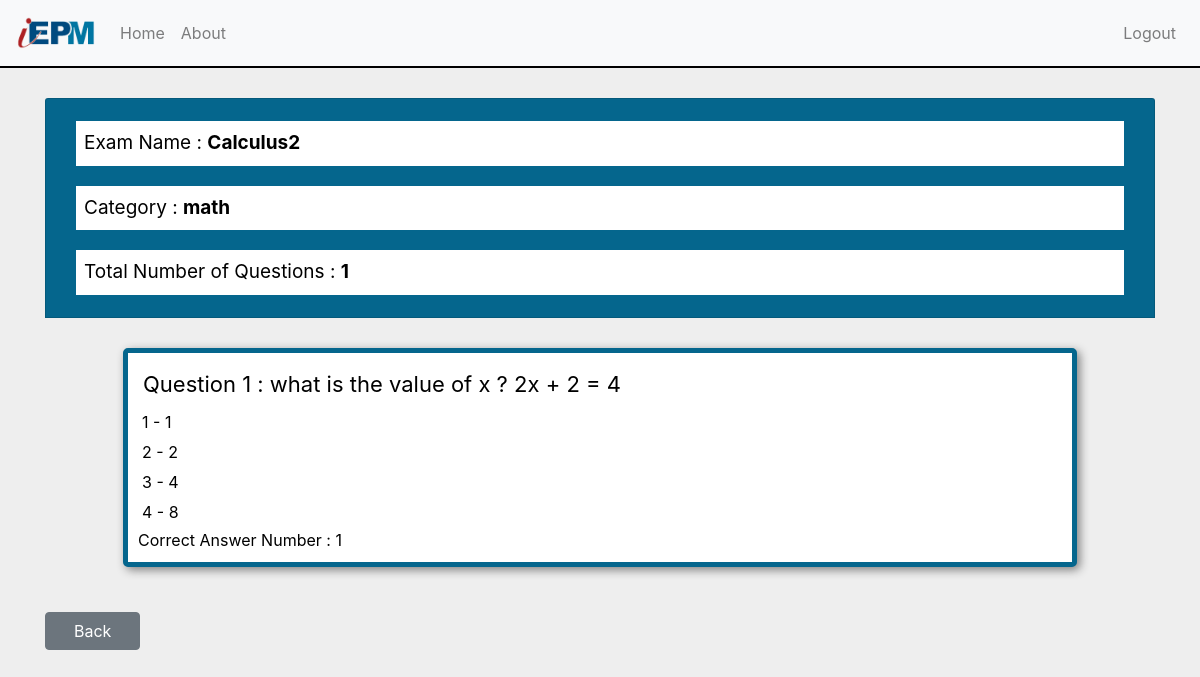
The app's page /manage_exam/166/show_exam/ with its own data.
### main_app/models.py (models this page shows, shortened)
class Exam(models.Model):
    examiner = models.ForeignKey(MyUser, on_delete=models.CASCADE, related_name='exams')
    exam_name = models.CharField(max_length=255)
    slug = models.SlugField(null=True, blank=True)
    category = models.CharField(max_length=255)
    exam_creation_date = models.DateTimeField(default=timezone.datetime.now())
    is_published = models.BooleanField(default=False)
    students = models.ManyToManyField(MyUser, related_name='+')
    num_of_questions = models.IntegerField(default=0)

class Question(models.Model):
    exam = models.ForeignKey(Exam, on_delete=models.CASCADE)
    body = models.TextField(max_length=4096)
    op1 = models.CharField(max_length=255)
    op2 = models.CharField(max_length=255)
    op3 = models.CharField(max_length=255)
    op4 = models.CharField(max_length=255)
    correct_ans = models.IntegerField()

### main_app/views.py (the view)
# urls.py: path('manage_exam/<int:exam_id>/show_exam/', users_views.show_exam, name='show_exam'),
def show_exam(request, exam_id):
    exam = Exam.objects.get(id=exam_id)
    exam_name = exam.exam_name
    exam_category = exam.category
    questions = Question.objects.filter(exam=exam)
    questions_count = len(questions)
    data = {
        'exam_id': exam_id,
        'exam_name': exam_name,
        'exam_category': exam_category,
        'questions': questions,
        'questions_count': questions_count
    }
    return render(request, 'main_app/show_exam.html', data)

### main_app/templates/main_app/show_exam.html (shortened to what this page needs)
{% extends 'base.html' %}
{% load static %}
{% load crispy_forms_tags %}
{% block custom_css %}
    <link rel="stylesheet" href="{% static 'main_app/css/show_exam.css' %}">
{% endblock %}
{% block logout_in_navbar %}
    <li class="nav-item mr-auto">
        <a class="nav-link" href="{% url 'users:logout' %}">Logout</a>
    </li>
{% endblock %}
{% block content %}
    <div class="container ">
        <div class="row">
            <div class="col">
                <div class="card card-header" style="background-color:  #05668D;">
                        <div class="info">Exam Name : <span id="eCode">{{ exam_name }}</span></div>
                        <div class="info">Category : <span id="eName">{{ exam_category }}</span></div>
                        <div class="info">Total Number of Questions : <span id="questionsNum">{{ questions_count }}</span></div>
                    </div>
                      <div id="allQuestinos_area">
                          {% for question in questions %}
                          <div class="question">
                            <div class="question_body">
                                Question <span>{{ forloop.counter }}</span> : <span>{{ question.body }}</span>
                            </div>
                            <div class="option">
                                <span>1</span> - <span>{{ question.op1 }}</span>
                            </div>
                            <div class="option">
                                <span>2</span> - <span>{{ question.op2 }}</span>
                            </div>
                            <div class="option">
                                <span>3</span> - <span>{{ question.op3 }}</span>
                            </div>
                            <div class="option">
                                <span>4</span> - <span>{{ question.op4 }}</span>
                            </div>
                            <div class="correct_answer">
                                Correct Answer Number : <span>{{ question.correct_ans }}</span>
                            </div>
                          </div>
                          {% endfor %}
                       </div>
                    <span><a href="{% url 'main:all_exams' %}"  class="btn btn-secondary" id="backBtn">&emsp;Back&emsp;</a></span>
            </div>
        </div>
    </div>
{% endblock %}

### main_app/static/main_app/css/show_exam.css (style rules this page uses)
.info { background-color: white; margin: 10px; padding: 8px; font-size: 19px; }
.info span { font-weight: bold; }
.card-header { margin: 30px auto; color: black; }
#allQuestinos_area { margin: 20px auto; padding: 0 25px 25px 25px; }
.question { margin: 0px auto; padding: 10px; border: 5px solid #05668D; width: 90%; border-radius: 5px; background-color: white; margin-top: 25px; color: black; box-shadow: 3px 3px 10px gray; }
.question_body { font-size: 22px; padding: 5px; }
.option { padding: 2px; margin: 2px; background: white; background-color: white; color: black; }

### records on screen
Exam: exam_name "Calculus2", category "math"
Question: body "what is the value of x ? 2x + 2 = 4", op1 "1", op2 "2", op3 "4", op4 "8", correct_ans "1"

### other values on screen
{{ questions_count }} "1"
